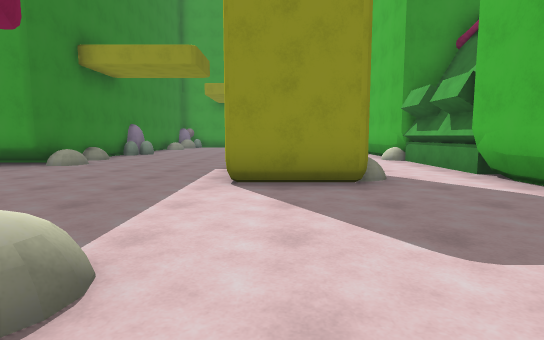
view 1 (above)

13 first-person views from a walk through a 3-D level made in the Unity game engine. The camera is 1.3 m above the floor, tilts 6° down and sees 80° across. The floor is counted in squares, 2 m on a side. Each view is taken from the middle of a square. On the plan, view 1 faces up. The plan holds only what a view shows up to about 10 squares ahead; the rest is blank. The place goes on beyond the plan. The player is left out.

view 2
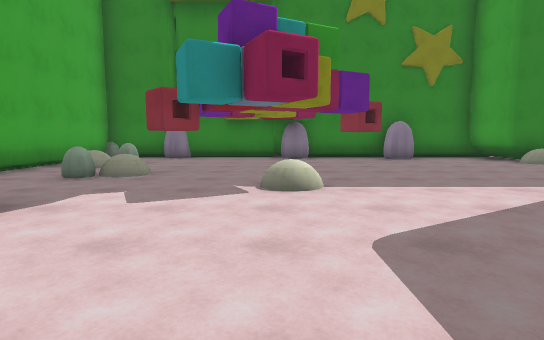

view 3
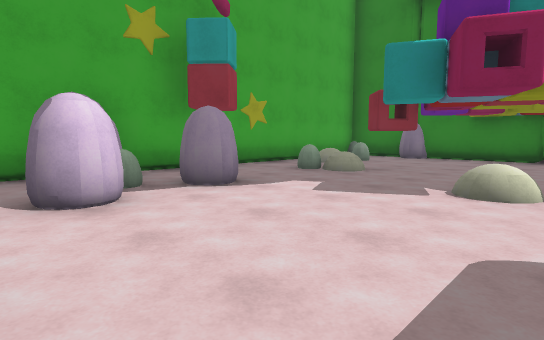

view 4
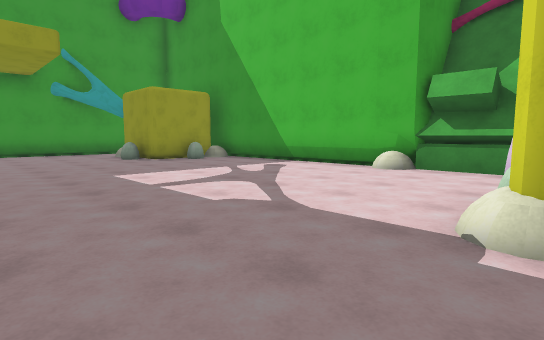

view 5
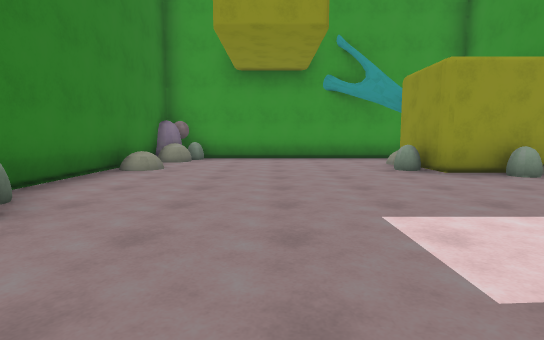

view 6
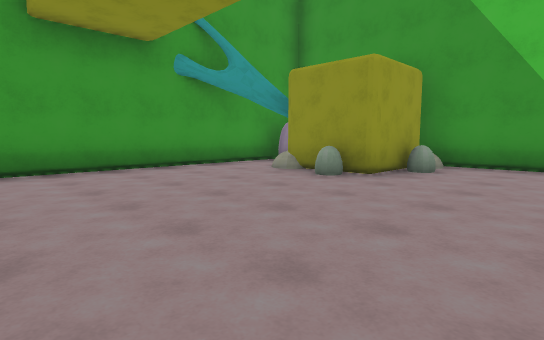

view 7
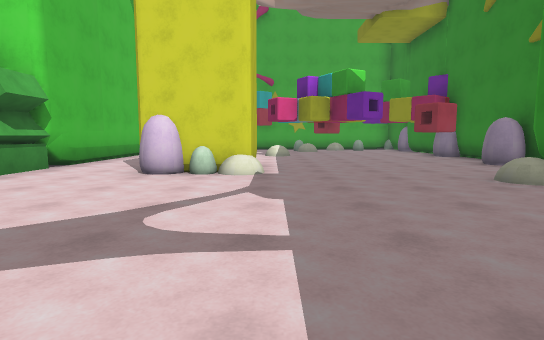

view 8
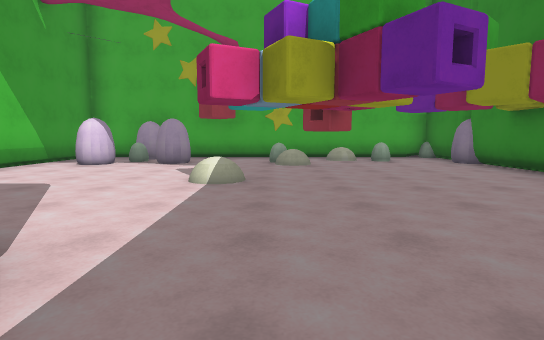

view 9
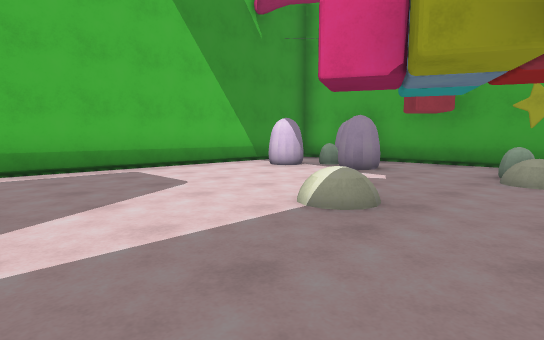

view 10
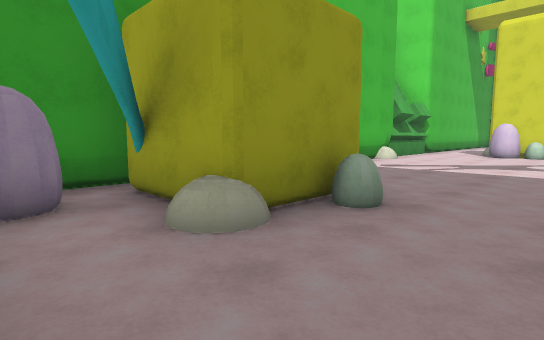

view 11
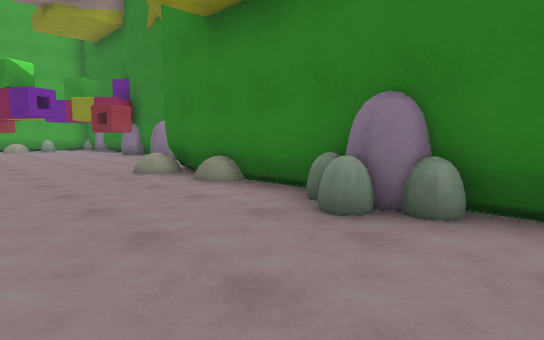

view 12
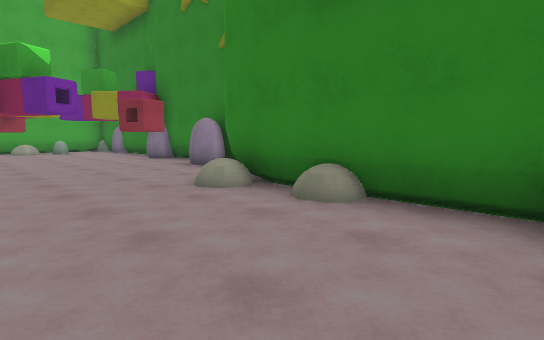

view 13
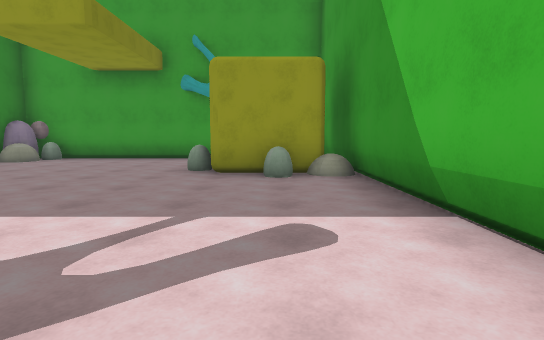

### Floor plan
Key: @ floor where view 1 was taken; # wall or solid block; . main floor; : floor 0.5 m higher than the main floor; = window, fence, low wall or low ledge; ^ raised ledge; O other object.
Columns run from 7 left of view 1 to 4 right of it. Each row starts with its distance up from view 1.
 19    ########
 18   ##......#
 17   #.....####
 16   #.....OOO#
 15   #.....OOO#
 14   #......=.#
 13   #........#
 12   #........#
 11   #........#
 10   #........#
  9   #........#
  8   #........#
  7 ###........#
  6 #......O#..#
  5 ##.....OO..#
  4 ##.........#
  3 ###........#
  2 ##.........#
  1 #.....:....#
  0 #......@...#
 -1 #...#......#
 -2 #.=..=.###.#
 -3 #..^....#..#
 -4 ############

Positions as (right, up) in squares from view 1, and headings:
1: (0, 0), facing up
2: (3, 1), facing left
3: (3, 2), facing down-left
4: (-3, 6), facing up-right
5: (-2, 9), facing up
6: (-4, 12), facing up-right
7: (-1, 12), facing down
8: (-2, 6), facing down
9: (-3, 4), facing down-right
10: (-1, 18), facing down-right
11: (-2, 13), facing down-left
12: (-2, 11), facing down-left
13: (2, 9), facing up
